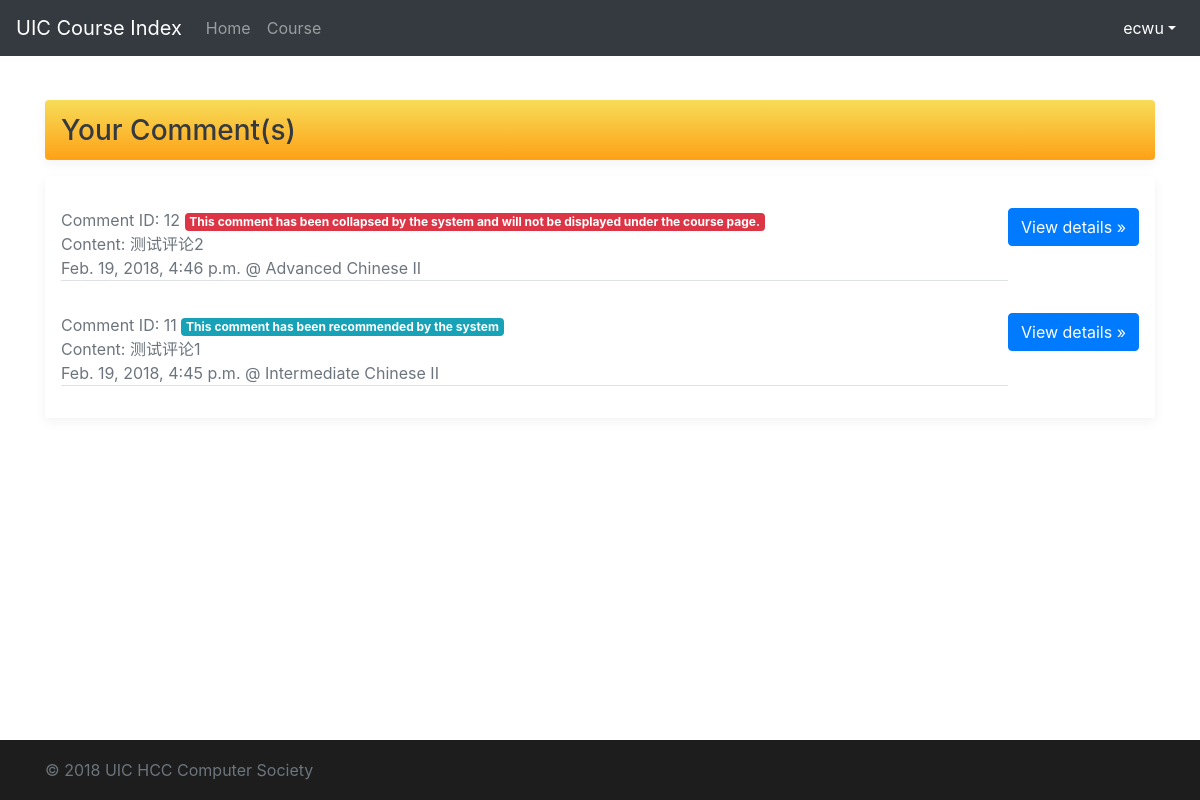
/tools/comments/ (signed in), run on the app's committed database.
### course/models.py (models this page shows, shortened)
class Comments(models.Model):
    course = models.ForeignKey(Course, on_delete=models.CASCADE)
    sender = models.ForeignKey(User, on_delete=models.CASCADE)
    pub_date = models.DateTimeField(auto_now_add=True)
    content = models.TextField()
    is_recommend = models.BooleanField(default=False)
    is_banned = models.BooleanField(default=False)
    up_vote = models.IntegerField(default=0)
    down_vote = models.IntegerField(default=0)
    pid = models.ForeignKey('self', blank=True, null=True, on_delete=models.DO_NOTHING)
    class Meta:
        ordering = ['up_vote', '-pub_date']

class Course(models.Model):
    UIC_DIVISION = (('DST', 'Division of Science and Technology'),
                    ('DBM', 'Division of Business and Management'),
                    ('DHSS', 'Division of Humanities and Social Sciences'),
                    ('DCC', 'Division of Culture and Creativity'),
                    ('ALL', 'All Division'))
    UIC_MAJOR = (
        ('DST', (
            ('FST', 'Food Science and Technology'),
            ('ENVS', 'Environmental Science'),
            ('APSY', 'Applied Psychology'),
            ('STAT', 'Statistics'),
            ('FM', 'Financial Mathematics'),
            ('CST', 'Computer Science and Technology'),
            ('DS', 'Data Science'),
            ('ALLDST', 'All DST Major')
        )),
        ('DBM', (
            ('ACCT', 'Accounting'),
            ('FIN', 'Finance'),
            ('AE', 'Applied Economics'),
            ('EBIS', 'e-Business Management and Information Systems'),
            ('MHR', 'Management of Human Resources'),
            ('MKT', 'Marketing Management'),
            ('EPIN', 'Entrepreneurship and Innovation'),
            ('ALLDBM', 'All DBM Major')
        )),
        ('DCC', (
            ('CCM', 'Culture, Creativity and Management'),
            ('CTV', 'Cinema and Television'),
            ('MAD', 'Media Arts and Design'),
            ('ALLDCC', 'All DCC Major')
        )),
        ('DHSS', (
            ('GIR', 'Government and International Relations'),
            ('SWSA', 'Social Work and Social Administration'),
            ('IJ', 'International Journalism'),
            ('PRA', 'Public Relations and Advertising'),
            ('ATS', 'Applied Translation Studies '),
            ('ELLS', 'English Language and Literature Studies'),
            ('ALLDHSS', 'All DHSS Major')
        )),
        ('ALL', 'ALL Major')
    )
    UIC_COURSE_CATEGORY = (
        ('BBAC', 'BBA (Hons) Core'),
        ('MR', 'Major Required'),
        ('ME', 'Major Elective'),
        ('GEC', 'General Education Core'),
        ('GED', 'General Education Distribution'),
        ('WPEX', 'Whole Person Education Experiential Learning Modules'),
        ('FE', 'Free Elective')
    )
    UIC_COURSE_UNITS = (
        (3, 'Three Units'),
        (1, 'One Unit')
    )
    course_name_en = models.CharField(max_length=128, null=True)
    course_name_cn = models.CharField(max_length=128, null=True)
    course_code = models.CharField(max_length=32, default='EMPY1003')
    course_units = models.IntegerField(default=3, choices=UIC_COURSE_UNITS)
    course_class = models.CharField(max_length=32, default='DEFAULT_CLASS')
    course_major = models.CharField(max_length=32, default='ALL', choices=UIC_MAJOR)
    course_division = models.CharField(max_length=32, default='ALL', choices=UIC_DIVISION)
    course_category = models.CharField(max_length=32, default='FE', choices=UIC_COURSE_CATEGORY)
    course_descriptions = models.TextField(null=True, default='To be added')
    course_pre_request = models.ForeignKey('self', blank=True, null=True, on_delete=models.DO_NOTHING)
    up_vote = models.IntegerField(default=0)
    down_vote = models.IntegerField(default=0)
    pub_date = models.DateTimeField(auto_now_add=True)
    update_time = models.DateTimeField(auto_now=True)
    view_times = models.IntegerField(default=0)
    is_display_score= models.BooleanField(default=True)
    def __str__(self):
        return self.course_name_en

### course/views.py (the view)
# urls.py: path('tools/comments/', views.view_comment, name='view_comment'),
def view_comment(request):
    if not request.user.is_authenticated:
        messages.add_message(request, messages.ERROR, 'Login required.')
        return redirect('/')
    else:
        comment = models.Comments.objects.filter(sender = request.user)
        return render(request, 'tools/allcomment.html', {'comments': comment})

### course/templates/tools/allcomment.html (shortened to what this page needs)
<!doctype html>
<html lang="en">
<head>
    <link href="https://cdn.bootcss.com/bootstrap/4.0.0/css/bootstrap.min.css" rel="stylesheet">
    {% load static %}
    <link href="{% static "course/css/login_page.css" %}" rel="stylesheet">
</head>
<body>
<header>
    <nav class="navbar navbar-expand-md navbar-dark fixed-top bg-dark">
        <a class="navbar-brand" href="{% url 'home_page' %}">UIC Course Index</a>
        <div class="collapse navbar-collapse" id="navbarCollapse">
            <ul class="navbar-nav mr-auto">
                <li class="nav-item">
                    <a class="nav-link" href="{% url 'home_page' %}">Home</a>
                </li>
                <li class="nav-item">
                    <a class="nav-link" href="{% url 'course_list' %}">Course</a>
                </li>
            </ul>
            <ul class="navbar-nav ml-auto">
                <li class="nav-item dropdown show">
                    <a class="nav-link dropdown-toggle" href="#" id="dropdown01" data-toggle="dropdown"
                       aria-haspopup="true" aria-expanded="true">{{ user.username }}</a>
                </li>
            </ul>
        </div>
    </nav>
</header>
<main role="main" class="container">
    <br>
    <div class="d-flex align-items-center p-3 my-3 text-white-50 lightyellow-yellow rounded box-shadow">
        <div class="lh-100" style="width: 100%;">
            <div class="d-flex justify-content-between align-items-center">
                <h3 class="mb-0 text-dark lh-100">Your Comment(s)
                </h3>
            </div>
        </div>
    </div>
    <div class="my-3 p-3 bg-white rounded box-shadow">
        {% for comment in comments %}
        <div class="media text-muted pt-3">
            <p class="media-body border-bottom border-gray">
                <span>Comment ID: {{ comment.id }}
                    {% if comment.is_recommend %}
                        <span class="badge badge-info">This comment has been recommended by the system</span>
                    {% endif %}
                {% if comment.is_banned %}
                    <span class="badge badge-danger">This comment has been collapsed by the system and will not be displayed under the course page.</span>
                    {% endif %}
                </span><br>
                <span>Content: {{ comment.content }}</span><br>
                <span>{{ comment.pub_date }} @ {{ comment.course }}</span><br>
                <p><a href="{% url 'course_detail' comment.course.id %}" class="btn btn-primary">View details »</a></p>
            </p>
        </div>
        {% endfor %}
    </div>
</main>
<footer class="footer">
    <div class="container">
        <span class="text-muted">&copy; 2018 UIC HCC Computer Society</span>
    </div>
</footer>
{% load static %}
</body>
</html>

### course/static/course/css/login_page.css (style rules this page uses)
html { position: relative; min-height: 100%; }
body { margin-bottom: 60px; font-family: -apple-system, BlinkMacSystemFont, "Segoe UI", "Droid Sans", "Helvetica Neue", "PingFang SC", "Hiragino Sans GB", "Droid Sans Fallback", "Microsoft YaHei", sans-serif; }
.footer { position: absolute; bottom: 0; width: 100%; height: 60px; line-height: 60px; background-color: #1d1d1d; }
body > .container { padding: 60px 15px 0; }
.footer > .container { padding-right: 15px; padding-left: 15px; }

### course/templates/tools/allcomment.html (style rules this page uses)
html, body { overflow-x: hidden; }
.text-white-50 { color: rgba(255, 255, 255, .5); }
.lightyellow-yellow { background: #FEA116; background: -webkit-gradient(linear, left top, left bottom, from(#F7DC58), to(#FEA116)); background: -webkit-linear-gradient(#F7DC58, #FEA116); background: -o-linear-gradient(#F7DC58, #FEA116); background: linear-gradient(#F7DC58, #FEA116); }
.border-bottom { border-bottom: 1px solid #e5e5e5; }
.box-shadow { box-shadow: 0 .25rem .75rem rgba(0, 0, 0, .05); }
.lh-100 { line-height: 1; }

### data on the page
Comments: id "12", shows "This comment has been collapsed by the system and will not be displayed under the course page.", content "测试评论2", pub_date "Feb. 19, 2018, 4:46 p.m.", course "Advanced Chinese II"
Comments: id "11", shows "This comment has been recommended by the system", content "测试评论1", pub_date "Feb. 19, 2018, 4:45 p.m.", course "Intermediate Chinese II"

### other printed values
{{ user.username }} "ecwu"
